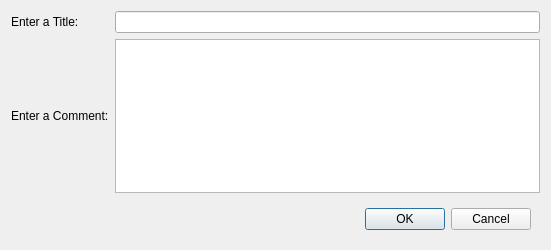
<?xml version="1.0" encoding="UTF-8"?>
<ui version="4.0">
 <class>TitleCommentDialog</class>
 <widget class="QDialog" name="TitleCommentDialog">
  <property name="geometry">
   <rect>
    <x>0</x>
    <y>0</y>
    <width>551</width>
    <height>250</height>
   </rect>
  </property>
  <property name="windowTitle">
   <string>Choose a title and comment..</string>
  </property>
  <layout class="QVBoxLayout" name="verticalLayout">
   <item>
    <layout class="QGridLayout" name="gridLayout">
     <item row="0" column="1">
      <widget class="QLineEdit" name="txt_Title"/>
     </item>
     <item row="0" column="0">
      <widget class="QLabel" name="label_Title">
       <property name="text">
        <string>Enter a Title:</string>
       </property>
      </widget>
     </item>
     <item row="1" column="0">
      <widget class="QLabel" name="label_Comment">
       <property name="text">
        <string>Enter a Comment:</string>
       </property>
      </widget>
     </item>
     <item row="1" column="1">
      <widget class="QTextEdit" name="textedit_Comment"/>
     </item>
    </layout>
   </item>
   <item>
    <widget class="QFrame" name="frame_buttons">
     <property name="sizePolicy">
      <sizepolicy hsizetype="Preferred" vsizetype="Maximum">
       <horstretch>0</horstretch>
       <verstretch>0</verstretch>
      </sizepolicy>
     </property>
     <layout class="QHBoxLayout" name="horizontalLayout_7">
      <item>
       <spacer name="horizontalSpacer">
        <property name="orientation">
         <enum>Qt::Horizontal</enum>
        </property>
        <property name="sizeHint" stdset="0">
         <size>
          <width>279</width>
          <height>20</height>
         </size>
        </property>
       </spacer>
      </item>
      <item>
       <widget class="QPushButton" name="btn_ok">
        <property name="text">
         <string>OK</string>
        </property>
       </widget>
      </item>
      <item>
       <widget class="QPushButton" name="btn_cancel">
        <property name="text">
         <string>Cancel</string>
        </property>
       </widget>
      </item>
     </layout>
    </widget>
   </item>
  </layout>
 </widget>
 <resources/>
 <connections/>
</ui>
